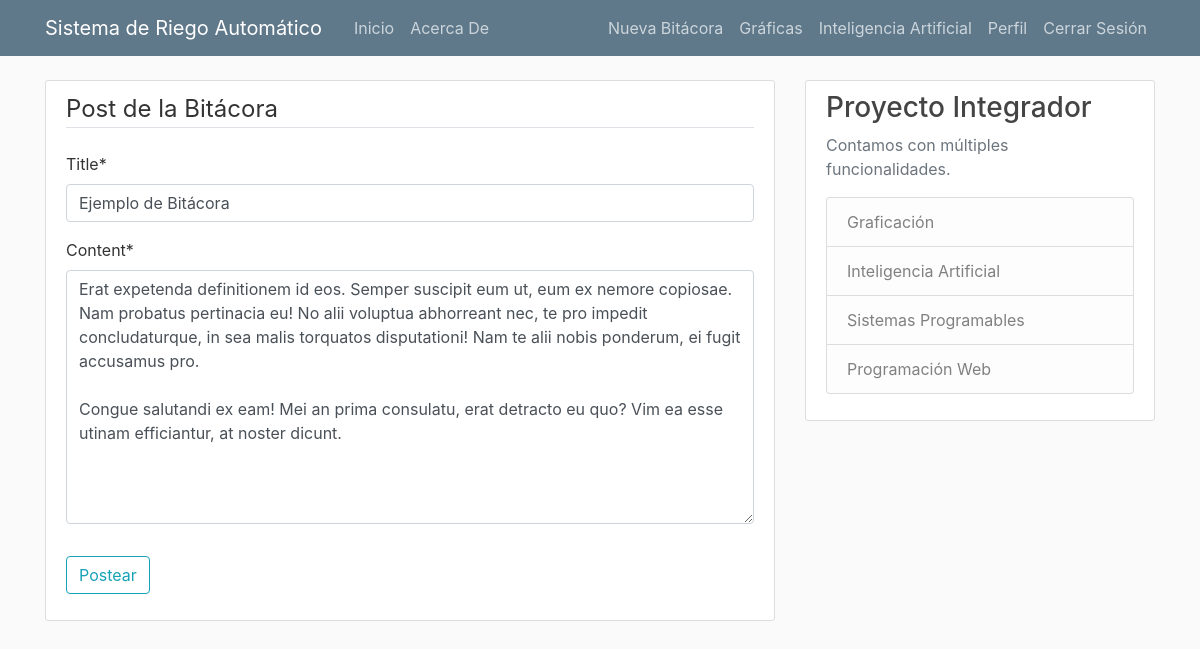
/post/29/update/ (signed in), run on the app's committed database.
### blog/models.py (models this page shows, shortened)
class Post(models.Model):
    title = models.CharField(max_length=100)
    content = models.TextField()
    date_posted = models.DateTimeField(default=timezone.now)
    author = models.ForeignKey(User, on_delete=models.CASCADE)

### blog/views.py (the view, shortened to what this page needs)
# urls.py: path('post/<int:pk>/update/', PostUpdateView.as_view(), name='post-update'),
class PostUpdateView(LoginRequiredMixin, UserPassesTestMixin, UpdateView):
    model = Post
    fields = ['title', 'content']
    def test_func(self):
        post = self.get_object()
        if self.request.user == post.author:
            return True
        return False

### blog/templates/blog/post_form.html (shortened to what this page needs)
{% extends "blog/base.html" %}
{% load crispy_forms_tags %}
{% block content %}
    <div class="content-section">
        <form method="POST">
            <fieldset class="form-group">
                <legend class="border-bottom mb-4">Post de la Bitácora</legend>
                {{ form|crispy }}
            </fieldset>
            <div class="form-group">
                <button class="btn btn-outline-info" type="submit">Postear</button>
            </div>
        </form>
    </div>
{% endblock content %}

### blog/static/blog/main.css (style rules this page uses)
body { background: #fafafa; color: #333333; margin-top: 5rem; }
.content-section { background: #ffffff; padding: 10px 20px; border: 1px solid #dddddd; border-radius: 3px; margin-bottom: 20px; }

### data on the page
Post: title "Ejemplo de Bitácora", content "Erat expetenda definitionem id eos. Semper suscipit eum ut, eum ex nemore copiosae. Nam probatus pertinacia eu! No alii voluptua abhorreant nec, te pro impedit concludaturque, in sea malis torquatos disputationi! Nam te alii nobis ponderum, ei fugit accusamus pro. Congue salutandi ex eam! Mei an prima consulatu, erat detracto eu quo? Vim ea esse utinam efficiantur, at noster dicunt."
